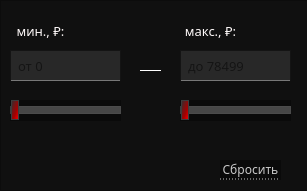
   <widget class="QWidget" name="price">
    <property name="geometry">
     <rect>
      <x>0</x>
      <y>0</y>
      <width>307</width>
      <height>191</height>
     </rect>
    </property>
    <property name="sizePolicy">
     <sizepolicy hsizetype="Preferred" vsizetype="Preferred">
      <horstretch>0</horstretch>
      <verstretch>0</verstretch>
     </sizepolicy>
    </property>
    <property name="maximumSize">
     <size>
      <width>16777215</width>
      <height>16777215</height>
     </size>
    </property>
    <property name="sizeIncrement">
     <size>
      <width>0</width>
      <height>0</height>
     </size>
    </property>
    <property name="baseSize">
     <size>
      <width>0</width>
      <height>200</height>
     </size>
    </property>
    <attribute name="icon">
     <iconset>
      <normaloff>../../images/down-arrow.png</normaloff>
      <normalon>../../images/down-arrow (1).png</normalon>
      <activeoff>../../images/down-arrow.png</activeoff>
      <activeon>../../images/down-arrow (1).png</activeon>
      <selectedoff>../../images/down-arrow.png</selectedoff>
      <selectedon>../../images/down-arrow (1).png</selectedon>../../images/down-arrow.png</iconset>
    </attribute>
    <attribute name="label">
     <string>Цена, ₽</string>
    </attribute>
    <widget class="QFrame" name="tbFrameProc">
     <property name="geometry">
      <rect>
       <x>0</x>
       <y>0</y>
       <width>311</width>
       <height>191</height>
      </rect>
     </property>
     <property name="styleSheet">
      <string notr="true">QFrame{
	background-color: #101010;
}</string>
     </property>
     <property name="frameShape">
      <enum>QFrame::StyledPanel</enum>
     </property>
     <property name="frameShadow">
      <enum>QFrame::Raised</enum>
     </property>
     <widget class="QSlider" name="sliderPriceMin">
      <property name="geometry">
       <rect>
        <x>10</x>
        <y>100</y>
        <width>111</width>
        <height>21</height>
       </rect>
      </property>
      <property name="styleSheet">
       <string notr="true">QSlider{
	background-color: rgb(10, 10, 10);
}

QSlider::groove:horizontal {
border: 1px solid #bbb;
background: rgb(160,160,160);
height:6px;
}

QSlider::sub-page:horizontal {
border: 1px solid rgb(60,60,60);
background: qlineargradient(spread:pad, x1:0, y1:1, x2:1, y2:0, stop:0.125 rgba(66, 68, 68, 255), stop:0.426136 rgba(117, 19, 19, 255), stop:0.852273 rgba(255, 0, 0, 255));

color: rgb(144, 144, 144);
height: 6px;
}

QSlider::add-page:horizontal {
border: 1px solid rgb(75,75,75);
background: rgb(70,70,70);
}

QSlider::handle:horizontal {
border: 1px solid rgb(60,60,60);
background:qlineargradient(spread:pad, x1:1, y1:1, x2:0, y2:0.057, stop:0 rgba(255, 0, 0, 255), stop:0.398876 rgba(165, 0, 0, 255), stop:0.994318 rgba(46, 48, 49, 255));
width: 6px;
margin-top: -7px;
margin-bottom: -7px;
}

QSlider::handle:horizontal:hover {
border: 1px solid rgb(60,60,60);
background: qlineargradient(x1:0, y1:0, x2:1, y2:1,
    stop:0 rgb(105,105,105), stop:1 rgb(250,0,0));
width: 9px;
margin-top: -7px;
margin-bottom: -7px;
}


QSlider::sub-page:horizontal:disabled {
background: #bbb;
border-color: #999;
}

QSlider::add-page:horizontal:disabled {
background: #eee;
border-color: #999;
}

QSlider::handle:horizontal:disabled {
background: #eee;
border: 1px solid #aaa;
border-radius: 4px;
}</string>
      </property>
      <property name="value">
       <number>0</number>
      </property>
      <property name="tracking">
       <bool>true</bool>
      </property>
      <property name="orientation">
       <enum>Qt::Horizontal</enum>
      </property>
      <property name="invertedAppearance">
       <bool>false</bool>
      </property>
      <property name="invertedControls">
       <bool>false</bool>
      </property>
     </widget>
     <widget class="Line" name="line_2">
      <property name="geometry">
       <rect>
        <x>140</x>
        <y>70</y>
        <width>21</width>
        <height>19</height>
       </rect>
      </property>
      <property name="styleSheet">
       <string notr="true">border:0px;
border-top: 1px solid white;</string>
      </property>
      <property name="orientation">
       <enum>Qt::Horizontal</enum>
      </property>
     </widget>
     <widget class="QSlider" name="sliderPriceMax">
      <property name="geometry">
       <rect>
        <x>180</x>
        <y>100</y>
        <width>111</width>
        <height>21</height>
       </rect>
      </property>
      <property name="styleSheet">
       <string notr="true">QSlider{
	background-color: rgb(10, 10, 10);
}

QSlider::groove:horizontal {
border: 1px solid #bbb;
background: rgb(160,160,160);
height:6px;
}

QSlider::sub-page:horizontal {
border: 1px solid rgb(60,60,60);
background: qlineargradient(spread:pad, x1:0, y1:1, x2:1, y2:0, stop:0.125 rgba(66, 68, 68, 255), stop:0.426136 rgba(117, 19, 19, 255), stop:0.852273 rgba(255, 0, 0, 255));

color: rgb(144, 144, 144);
height: 6px;
}

QSlider::add-page:horizontal {
border: 1px solid rgb(75,75,75);
background: rgb(70,70,70);
}

QSlider::handle:horizontal {
border: 1px solid rgb(60,60,60);
background:qlineargradient(spread:pad, x1:1, y1:1, x2:0, y2:0.057, stop:0 rgba(255, 0, 0, 255), stop:0.398876 rgba(165, 0, 0, 255), stop:0.994318 rgba(46, 48, 49, 255));
width: 6px;
margin-top: -7px;
margin-bottom: -7px;
}

QSlider::handle:horizontal:hover {
border: 1px solid rgb(60,60,60);
background: qlineargradient(x1:0, y1:0, x2:1, y2:1,
    stop:0 rgb(105,105,105), stop:1 rgb(250,0,0));
width: 9px;
margin-top: -7px;
margin-bottom: -7px;
}


QSlider::sub-page:horizontal:disabled {
background: #bbb;
border-color: #999;
}

QSlider::add-page:horizontal:disabled {
background: #eee;
border-color: #999;
}

QSlider::handle:horizontal:disabled {
background: #eee;
border: 1px solid #aaa;
border-radius: 4px;
}</string>
      </property>
      <property name="value">
       <number>0</number>
      </property>
      <property name="orientation">
       <enum>Qt::Horizontal</enum>
      </property>
      <property name="invertedAppearance">
       <bool>false</bool>
      </property>
      <property name="invertedControls">
       <bool>false</bool>
      </property>
     </widget>
     <widget class="QPushButton" name="btnResetPrice">
      <property name="geometry">
       <rect>
        <x>220</x>
        <y>160</y>
        <width>61</width>
        <height>20</height>
       </rect>
      </property>
      <property name="font">
       <font>
        <family>Montserrat Medium</family>
        <pointsize>9</pointsize>
       </font>
      </property>
      <property name="styleSheet">
       <string notr="true">QPushButton
{
	background-color: rgb(10, 10, 10);
	color:  rgb(200,200, 200);
	border: 0px;
	border-bottom: 1px dotted rgb(200, 200, 200);
}

QPushButton::hover
{
	color: red;
	border-bottom: 1px dotted red;
}
</string>
      </property>
      <property name="text">
       <string>Сбросить</string>
      </property>
     </widget>
     <widget class="QLabel" name="lbMinPrice">
      <property name="geometry">
       <rect>
        <x>10</x>
        <y>20</y>
        <width>61</width>
        <height>21</height>
       </rect>
      </property>
      <property name="font">
       <font>
        <family>Montserrat Medium</family>
        <pointsize>10</pointsize>
        <weight>50</weight>
        <bold>false</bold>
       </font>
      </property>
      <property name="styleSheet">
       <string notr="true">	color: #fffafa;
	border: 0px;
</string>
      </property>
      <property name="text">
       <string>мин., ₽:</string>
      </property>
      <property name="alignment">
       <set>Qt::AlignCenter</set>
      </property>
     </widget>
     <widget class="QLabel" name="lbMaxPrice">
      <property name="geometry">
       <rect>
        <x>180</x>
        <y>20</y>
        <width>61</width>
        <height>21</height>
       </rect>
      </property>
      <property name="font">
       <font>
        <family>Montserrat Medium</family>
        <pointsize>10</pointsize>
        <weight>50</weight>
        <bold>false</bold>
       </font>
      </property>
      <property name="styleSheet">
       <string notr="true">	color: #fffafa;
	border: 0px;
</string>
      </property>
      <property name="text">
       <string>макс., ₽:</string>
      </property>
      <property name="alignment">
       <set>Qt::AlignCenter</set>
      </property>
     </widget>
     <widget class="QLineEdit" name="leMinPrice">
      <property name="geometry">
       <rect>
        <x>10</x>
        <y>50</y>
        <width>111</width>
        <height>31</height>
       </rect>
      </property>
      <property name="font">
       <font>
        <family>Montserrat Medium</family>
        <pointsize>10</pointsize>
       </font>
      </property>
      <property name="styleSheet">
       <string notr="true">QLineEdit{
	padding-left: 5px;
	border: 1px solid rgb(20,20,20);
	background-color: rgb(40,40,40);
	border-bottom: 1px solid  rgb(120,120,120);
	selection-background-color: rgb(105, 0, 0);
}

QLineEdit:hover{
	background-color: rgb(55,55,55);
	border-bottom: 1px solid  red;
}</string>
      </property>
      <property name="placeholderText">
       <string>от 0</string>
      </property>
     </widget>
     <widget class="QLineEdit" name="leMaxPrice">
      <property name="geometry">
       <rect>
        <x>180</x>
        <y>50</y>
        <width>111</width>
        <height>31</height>
       </rect>
      </property>
      <property name="font">
       <font>
        <family>Montserrat Medium</family>
        <pointsize>10</pointsize>
       </font>
      </property>
      <property name="styleSheet">
       <string notr="true">QLineEdit{
	padding-left: 5px;
	border: 1px solid rgb(20,20,20);
	background-color: rgb(40,40,40);
	border-bottom: 1px solid  rgb(120,120,120);
	selection-background-color: rgb(105, 0, 0);
}

QLineEdit:hover{
	background-color: rgb(55,55,55);
	border-bottom: 1px solid  red;
}</string>
      </property>
      <property name="placeholderText">
       <string>до 78499</string>
      </property>
     </widget>
    </widget>
   </widget>
